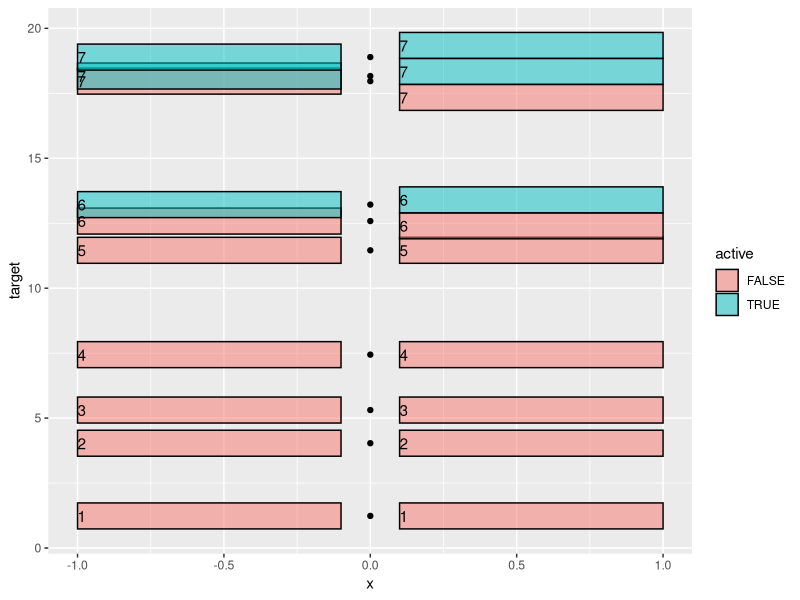
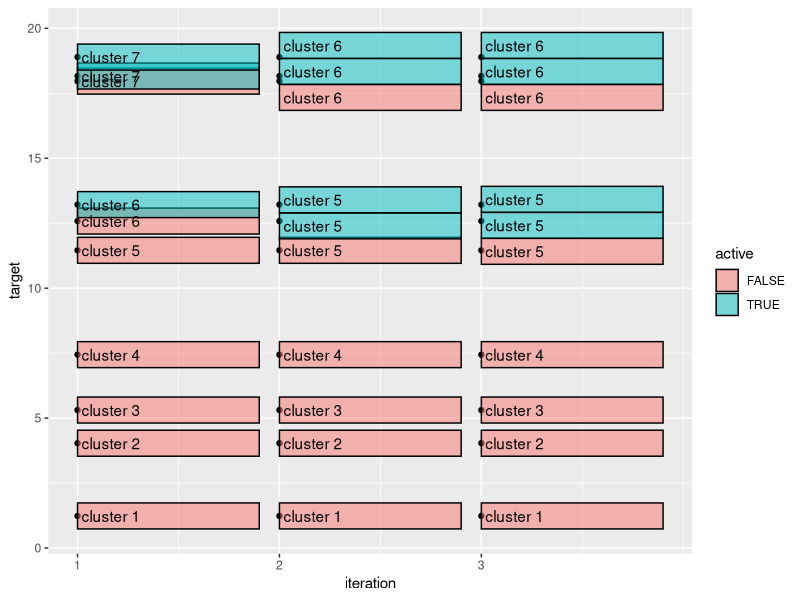

Recreate these plots in R, in order.
N.boxes <- 10
set.seed(1)
target <- sort(runif(N.boxes, 0, 2*N.boxes))
library(data.table)
library(ggplot2)
get_update <- function(target, current, half.size)data.table(
  target, current, half.size
)[
, active := !c(TRUE, (current+half.size)[-.N] < (current-half.size)[-1])
][
, cluster := cumsum(!active)
][
, offset := cumsum(c(0,half.size[-1]+half.size[-.N])), by=cluster
][
, update := offset+mean(current-offset), by=cluster
][]
it.dt <- get_update(target, target, 0.5)

rect.info <- rbind(
  data.table(variable="current", xmin=-1, xmax=-0.1),
  data.table(variable="update", xmin=0.1, xmax=1)
)
(target.long <- melt(
  it.dt,
  measure.vars=c("current","update")
)[rect.info, on="variable"])
ggplot()+
  geom_point(aes(
    0, target),
    data=it.dt)+
  geom_rect(aes(
    xmin=xmin, xmax=xmax,
    ymin=value-half.size, ymax=value+half.size,
    fill=active),
    color="black",
    alpha=0.5,
    data=target.long)+
  geom_text(aes(
    xmin, value, label=cluster),
    hjust=0,
    data=target.long)

done <- FALSE
iteration <- 1
current <- target
iteration.dt.list <- list()
while(!done){
  it.dt <- get_update(target, current, 0.5)
  if(it.dt[, all(current==update)])done <- TRUE
  current <- it.dt$update
  iteration.dt.list[[iteration]] <- data.table(iteration, it.dt)
  iteration <- iteration+1
}
(iteration.dt <- rbindlist(iteration.dt.list))

n.clust <- max(it.dt$cluster)
Zmat <- matrix(0, nrow(it.dt), n.clust)
Zmat[it.dt[, cbind(1:.N, cluster)]] <- 1
iact <- which(it.dt$active)
Amat <- matrix(0, length(iact), nrow(it.dt))
Amat[cbind(seq_along(iact), iact)] <- -1
Amat[cbind(seq_along(iact), iact-1)] <- 1
Amat %*% Zmat # should be zero
dvec <- it.dt$current-target
t(Zmat) %*% dvec # gradient, should be close to zero
fit <- lm.fit(t(Amat), -dvec)
fit$coefficients # should be all positive
t(Amat) %*% fit$coefficients + dvec # should be near zero

gg <- ggplot()+
  geom_point(aes(
    iteration, target),
    data=iteration.dt)+
  geom_rect(aes(
    xmin=iteration, xmax=iteration+0.9,
    ymin=current-half.size, ymax=current+half.size,
    fill=active),
    color="black",
    alpha=0.5,
    data=iteration.dt)+
  geom_text(aes(
    iteration, current, label=paste0(" cluster ", cluster)),
    hjust=0,
    data=iteration.dt)+
  scale_x_continuous(breaks=seq(1, max(iteration.dt$iteration)))
png("figure-sim.png", width=6, height=4, units="in", res=200)
print(gg)
dev.off()
